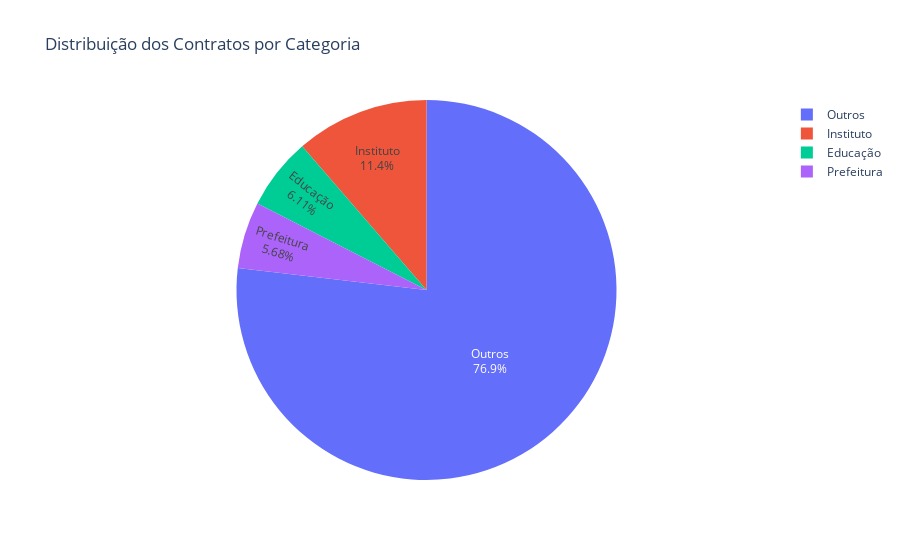

Notebook cell for this chart:
### Code cell
import pandas as pd
import plotly.express as px

# Criar um dicionário para mapear as categorias desejadas
categorias_filtradas = {
    'Instituto': ['INSTITUTO'],
    'Associação': ['ASSOCIAÇÃO'],
    'Educação': ['EDUC'],
    'Prefeitura': ['PREFEITURA']
}

# Criar uma nova coluna 'Categoria' com base nas palavras-chave do dicionário
contratos_df['Categoria'] = 'Outros'  # Padrão para registros sem categoria
for categoria, palavras_chave in categorias_filtradas.items():
    contratos_df.loc[contratos_df['Beneficiario'].str.upper().str.contains('|'.join(palavras_chave)), 'Categoria'] = categoria

# Contar a distribuição das categorias
categorias_count = contratos_df['Categoria'].value_counts()

# Criar um gráfico de pizza com as categorias filtradas usando Plotly Express
fig = px.pie(categorias_count, values=categorias_count.values, names=categorias_count.index, 
             title='Distribuição dos Contratos por Categoria')
fig.update_traces(textposition='inside', textinfo='percent+label')
fig.show()

### Figure 1 — Plotly figure (JSON) as saved in the notebook; plotly's stock layout.template omitted (floating-point values rounded to 4 significant figures)
{"data": [{"domain": {"x": [0, 1], "y": [0, 1]}, "hovertemplate": "Categoria=%{label}<br>value=%{value}<extra></extra>", "labels": ["Outros", "Instituto", "Educação", "Prefeitura"], "legendgroup": "", "name": "", "showlegend": true, "textinfo": "percent+label", "textposition": "inside", "type": "pie", "values": [176, 26, 14, 13]}], "layout": {"legend": {"tracegroupgap": 0}, "title": {"text": "Distribuição dos Contratos por Categoria"}}}
